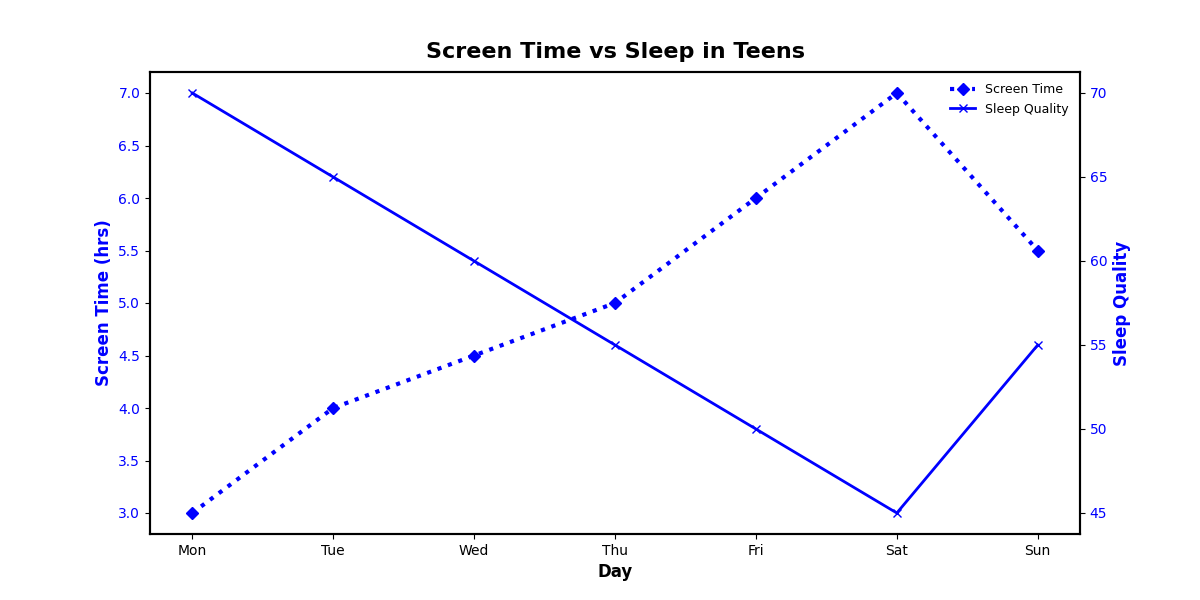

Generate this figure with Python:
import matplotlib.pyplot as plt
import numpy as np

# Days
days = ['Mon', 'Tue', 'Wed', 'Thu', 'Fri', 'Sat', 'Sun']
x = np.arange(len(days))

# Data: Screen time and sleep quality index
screen_time = [3, 4, 4.5, 5, 6, 7, 5.5]
sleep_quality_index = [70, 65, 60, 55, 50, 45, 55]

fig, ax1 = plt.subplots(figsize=(12, 6))

# Consistent color for both data groups
color = 'blue'

# Screen time
ax1.set_xlabel('Day', fontsize=12, fontweight='bold')
ax1.set_ylabel('Screen Time (hrs)', color=color, fontsize=12, fontweight='bold')
ax1.plot(days, screen_time, color=color, marker='D', linestyle=':', linewidth=3, label='Screen Time')
ax1.tick_params(axis='y', labelcolor=color)

# Sleep quality index
ax2 = ax1.twinx()
ax2.set_ylabel('Sleep Quality', color=color, fontsize=12, fontweight='bold')
ax2.plot(days, sleep_quality_index, color=color, marker='x', linestyle='-', linewidth=2, label='Sleep Quality')
ax2.tick_params(axis='y', labelcolor=color)

# Title
plt.title('Screen Time vs Sleep in Teens', fontsize=16, fontweight='bold', pad=10)

# Legends
lines_1, labels_1 = ax1.get_legend_handles_labels()
lines_2, labels_2 = ax2.get_legend_handles_labels()
ax1.legend(lines_1 + lines_2, labels_1 + labels_2, loc='upper right', fontsize=9, frameon=False)

# Border
for spine in ax1.spines.values():
    spine.set_linewidth(1.5)
for spine in ax2.spines.values():
    spine.set_linewidth(1.5)

# Display
plt.show()
